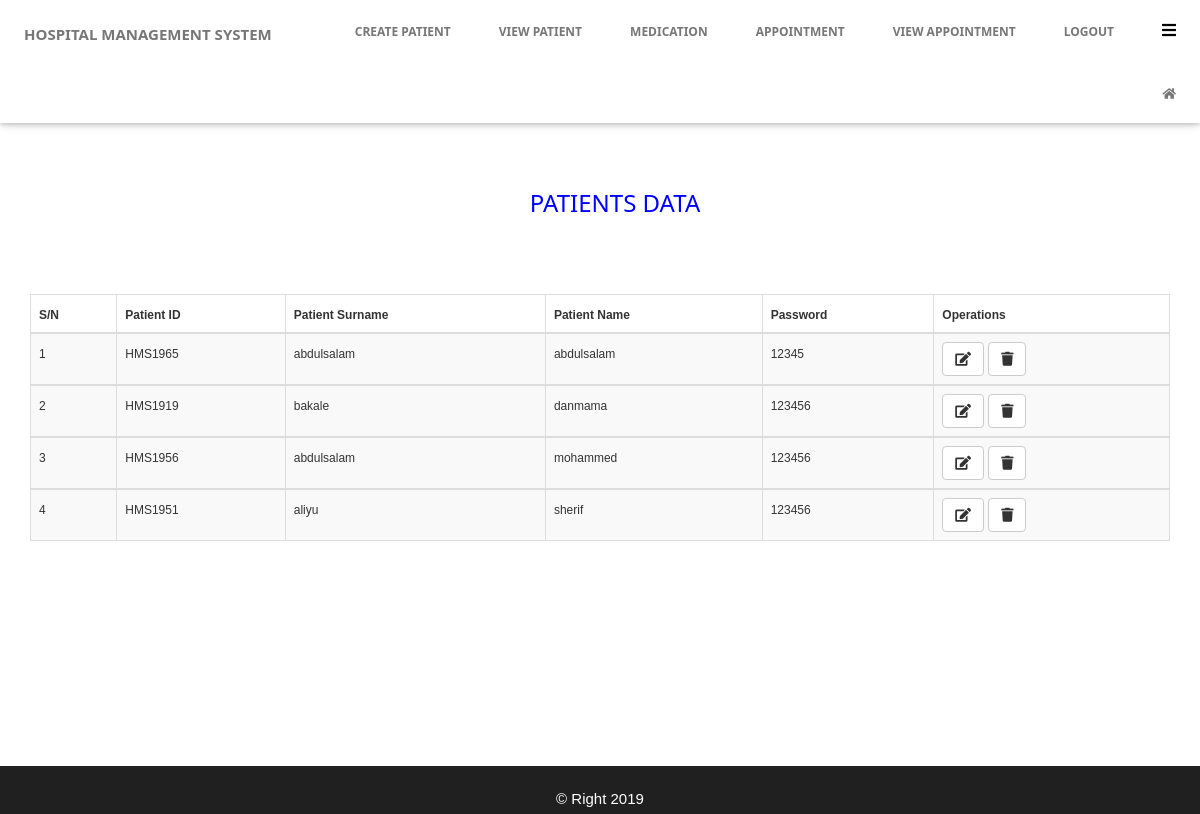
The page /doctor/view_patient.php on the database its author committed.
### tables this page shows
CREATE TABLE `patient` (
  `id` int(222) NOT NULL,
  `patient_id` varchar(10) NOT NULL,
  `fname` text NOT NULL,
  `surname` text NOT NULL,
  `email` varchar(100) NOT NULL,
  `password` varchar(50) NOT NULL
);

### doctor/view_patient.php (the view, shortened to what this page needs)
<!DOCTYPE html>
<html>
<head>
      <link rel="stylesheet" href="css/bootstrap.min.css">
       <link rel="stylesheet" href="css/w3.css">
       <link rel="stylesheet" href="css/css.css">
       <link rel="stylesheet"  href="fontawesome/web-fonts-with-css/css/fontawesome-all.min.css">
</head>
<body>
<?php  include 'doc_nav.php'; ?>
<div class="container">
  <br>
  <br>
  <br>
  <br>
  <br>
    <br>
    <br>
    <br>
  <div class="container"><h3 style="color: blue; text-align: center;">PATIENTS DATA </h3></div>
    <br>
<br>
    <br>
  <div class="table-responsive">
     <table id="example1" class="table table-striped table-bordered">
        <thead>
        <th><small>S/N</th>
            <th><small>Patient ID</small></th>
        <th><small>Patient Surname</small></th>
        <th><small>Patient Name</small></th>
         <th><small>Password</small></th>
           <th><small>Operations</small></th>
      </thead>
      <?php
$sn = 0;
$mysqli = new mysqli('localhost','root','','hospital');
$sql = mysqli_query($mysqli, "SELECT * FROM patient ");
while ($row = mysqli_fetch_assoc($sql)){
  $sn++;
?>
<tbody>
 <tr>
    <td><small><?php echo $sn; ?></small></td>
     <td><small><?php echo $row['patient_id']; ?></small></td>
     <td><small><?php echo $row['surname']; ?></small></td>
      <td><small><?php echo $row['fname']; ?></small></td>
      <td><small><?php echo $row['password']; ?></small></td>
         <td><a href="edit_patient.php?id=<?php echo $row['id'];?>" class="btn btn-default" data-toggle="tooltip" data-placement="bottom" title="edit!"><i class="fa fa-edit"></i></a>
          <a  onclick="return confirm('are you sure you want to delete')" href="patient_delete.php?id=<?php echo $row['id'];?>" class="btn btn-default" data-toggle="tooltip" data-placement="bottom" title="Delete!"><i class="fa fa-trash"></i></a>
         </td>
  </tr>
 <?php } ?>
</tbody>
     </table>
    </div>
  </div>
  <br>
    <div class="footer" style="height:50px ;margin-top:180px; text-align: center; color:white; border-top:2px solid white; background-color:#202020;" > <br> &copy Right 2019</div>
  </body>
</html>

### doctor/doc_nav.php (shortened to what this page needs)
<!DOCTYPE html>
<html>
<head>
<link rel="stylesheet" href="css/bootstrap.min.css">
<link rel="stylesheet" href="css/w3.css">
 <link rel="stylesheet"  href="fontawesome/web-fonts-with-css/css/fontawesome-all.min.css">
</head>
<body>
<nav>
  <div class="w3-top">
<ul class="w3-navbar  w3-light-white w3-card-2 w3-left-align ">
  <li class="w3-hide-small w3-right w3-text-black "><a href="javascript:void(0)" class="w3-padding-large w3-hover-red"><h6><i class="fa fa-bars"></i></h6></a></li>
  <li class="w3-hide-small w3-left w3-text-black "><a href="#" class="w3-padding-large"><h4><small><b>HOSPITAL MANAGEMENT SYSTEM</h4></small></b></a></li>
  <li class="w3-hide-small w3-right w3-text-black "><a href="logout.php" class="w3-padding-large"><h6><small><b>LOGOUT</b></small></h6></a></li>
  <li class="w3-hide-small w3-right w3-text-black "><a href="view_appointmnet.php" class="w3-padding-large"><h6><small><b>VIEW APPOINTMENT</b></small></h6></a></li>
        <li class="w3-hide-small w3-right w3-text-black "><a href="appointmnet.php" class="w3-padding-large"><h6><small><b>APPOINTMENT</b></small></h6></a></li>
    <li class="w3-hide-small w3-right w3-text-black "><a href="medication.php" class="w3-padding-large"><h6><small><b>MEDICATION</b></small></h6></a></li>
    <li class="w3-hide-small w3-right w3-text-black  "><a href="view_patient.php" class="w3-padding-large"><h6><small><b>VIEW PATIENT</b></small></h6></a>
    </li>
     <li class="w3-hide-small w3-right w3-text-black "><a href="create_patient.php" class="w3-padding-large"><h6><small><b>CREATE PATIENT</b></small></h6></a>
    </li>
    <li class="w3-hide-small w3-right w3-text-black  "><a href="doctor_home.php" class="w3-padding-large"><h6><small><b><i class="fa fa-home"></i></b></small></h6></a></li>
</ul>
</div>
</nav>
</body>
</html>

### doctor/css/w3.css (style rules this page uses)
*,*:before,*:after { box-sizing:inherit }
html { -ms-text-size-adjust:100%;-webkit-text-size-adjust:100% }
body { margin:0 }
article,aside,details,figcaption,figure,footer,header,main,menu,nav,section,summary { display:block }
a { background-color:transparent;-webkit-text-decoration-skip:objects }
small { font-size:80% }
html,body { font-family:Verdana,sans-serif;font-size:15px;line-height:1.5 }
html { overflow-x:hidden }
h1,h2,h3,h4,h5,h6,.w3-slim,.w3-wide { font-family:"Segoe UI",Arial,sans-serif }
h3 { font-size:24px }
h4 { font-size:20px }
h6 { font-size:16px }
h1,h2,h3,h4,h5,h6 { font-weight:400;margin:10px 0 }
a { color:inherit }
.w3-navbar { list-style-type:none;margin:0;padding:0;overflow:hidden }
.w3-navbar li { float:left }
.w3-navbar li a,.w3-navitem { display:block;padding:8px 16px }
.w3-navbar a,.w3-topnav a,.w3-sidenav a,.w3-dropdown-content a,.w3-accordion-content a,.w3-dropnav a { text-decoration:none!important }
.w3-btn,.w3-btn-floating,.w3-dropnav a,.w3-btn-floating-large,.w3-btn-block,.w3-hover-shadow,.w3-hover-opacity,.w3-hover-opacity-off, .w3-navbar a,.w3-sidenav a,.w3-pagination li a,.w3-hoverable tbody tr,.w3-hoverable li,.w3-accordion-content a,.w3-dropdown-content a,.w3-dropdown-click:hover,.w3-dropdown-hover:hover,.w3-opennav,.w3-closenav,.w3-closebtn, .w3-hover-amber,.w3-hover-aqua,.w3-hover-blue,.w3-hover-light-blue,.w3-hover-brown,.w3-hover-cyan,.w3-hover-blue-grey,.w3-hover-green,.w3-hover-light-green,.w3-hover-indigo,.w3-hover-khaki,.w3-hover-lime,.w3-hover-orange,.w3-hover-deep-orange,.w3-hover-pink, .w3-hover-purple,.w3-hover-deep-purple,.w3-hover-red,.w3-hover-sand,.w3-hover-teal,.w3-hover-yellow,.w3-hover-white,.w3-hover-black,.w3-hover-grey,.w3-hover-light-grey,.w3-hover-dark-grey,.w3-hover-text-amber,.w3-hover-text-aqua,.w3-hover-text-blue,.w3-hover-text-light-blue, .w3-hover-text-brown,.w3-hover-text-cyan,.w3-hover-text-blue-grey,.w3-hover-text-green,.w3-hover-text-light-green,.w3-hover-text-indigo,.w3-hover-text-khaki,.w3-hover-text-lime,.w3-hover-text-orange,.w3-hover-text-deep-orange,.w3-hover-text-pink,.w3-hover-text-purple, .w3-hover-text-deep-purple,.w3-hover-text-red,.w3-hover-text-sand,.w3-hover-text-teal,.w3-hover-text-yellow,.w3-hover-text-white,.w3-hover-text-black,.w3-hover-text-grey,.w3-hover-text-light-grey,.w3-hover-text-dark-grey { -webkit-transition:background-color .3s,color .15s,box-shadow .3s,opacity 0.3s;transition:background-color .3s,color .15s,box-shadow .3s,opacity 0.3s }
.w3-top,.w3-bottom { position:fixed;width:100%;z-index:1 }
.w3-top { top:0 }
.w3-left { float:left!important }
.w3-right { float:right!important }
.w3-left-align { text-align:left!important }
.w3-padding-large { padding:12px 24px!important }
.w3-card-2,.w3-example { box-shadow:0 2px 4px 0 rgba(0,0,0,0.16),0 2px 10px 0 rgba(0,0,0,0.12)!important }
.w3-text-black,.w3-hover-text-black:hover { color:#000!important }

### rows shown on the page
patient: patient "HMS1965", surname "abdulsalam", fname "abdulsalam", password "12345"
patient: patient "HMS1919", surname "bakale", fname "danmama", password "123456"
patient: patient "HMS1956", surname "abdulsalam", fname "mohammed", password "123456"
patient: patient "HMS1951", surname "aliyu", fname "sherif", password "123456"
